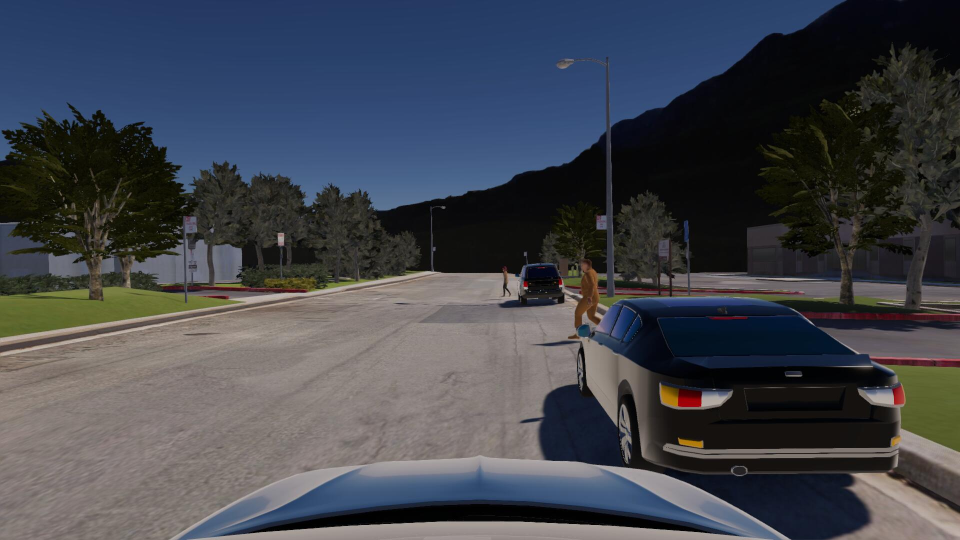
#> input picture Apollo/myTest/image/origin.jpeg, 1920 x 1080 px, found by its file name (shown at 1/2 size)
$ python add_noise_test.py
#> lines starting #> are read from the running program, lines starting #| are printed output that depends on the picture
#> further down, image is the input picture: PIL image 1920x1080 RGB; mean R, G, B 66.1, 69.5, 77.5
### Apollo/myTest/add_noise.py
import occlusion
import numpy as np
import cv2
import copy
from PIL import Image, ImageDraw,ImageOps,ImageEnhance,ImageFilter
import random
from scipy.spatial import Voronoi, voronoi_plot_2d
from io import BytesIO
import math

out_folder = "/apollo/data/image/"

# 将PIL图像转换为NumPy数组
def pil_to_array(img):
    return np.asarray(img)

# 将NumPy数组转换为PIL图像
def array_to_pil(arr):
    return Image.fromarray(np.uint8(arr))

# [16 lines left out: function add_gaussian_noise, not called in this run]

# 可以通过 OpenCV 的高斯模糊函数实现
def add_blur(image, blur_strength=15):
    """对图像应用高斯模糊"""
    return cv2.GaussianBlur(image, (blur_strength, blur_strength), 0)

# 可以在图像的随机区域上添加矩形或其他形状进行遮挡
# [486 lines left out: functions add_occlusion, add_scatter, add_rain_effect, add_snow_effect, apply_overexposure_pil, apply_white_balance_shift and 11 more, not called in this run]


def add_dust_effect(image, num_dust_spots=5, spot_size=(300, 500), brightness_factor=0.85):
    """
    在图像上添加灰尘效果，包括不规则的白色斑点和亮度调整。

    参数:
        image: 原始图片（PIL Image 对象）。
        num_dust_spots: 生成的灰尘斑点数量。
        spot_size: 灰尘斑点的大小范围。
        brightness_factor: 调整非斑点区域的整体亮度，<1 代表变暗。

    返回:
        叠加灰尘效果后的图片。
    """
#> called with num_dust_spots = 5, spot_size = (300, 500), brightness_factor = 0.85
    # 创建一个图层用于绘制灰尘斑点
    dust_layer = Image.new("RGBA", image.size, (0, 0, 0, 0))
#> dust_layer: PIL image 1920x1080 RGBA; every value is 0
    draw = ImageDraw.Draw(dust_layer)

    width, height = image.size
#> width = 1920; height = 1080

    # 生成随机的灰尘斑点
    for _ in range(num_dust_spots):
        # 随机选择灰尘斑点的位置、大小和亮度
        x, y = random.randint(0, width), random.randint(0, height)
        spot_w, spot_h = random.randint(*spot_size), random.randint(*spot_size)
        brightness = random.randint(200, 255)  # 接近白色

        # 绘制椭圆形状的灰尘斑点
        draw.ellipse([x, y, x + spot_w, y + spot_h], fill=(brightness, brightness, brightness, random.randint(100, 150)))

    # 对灰尘斑点进行模糊处理
    dust_layer = dust_layer.filter(ImageFilter.GaussianBlur(2))
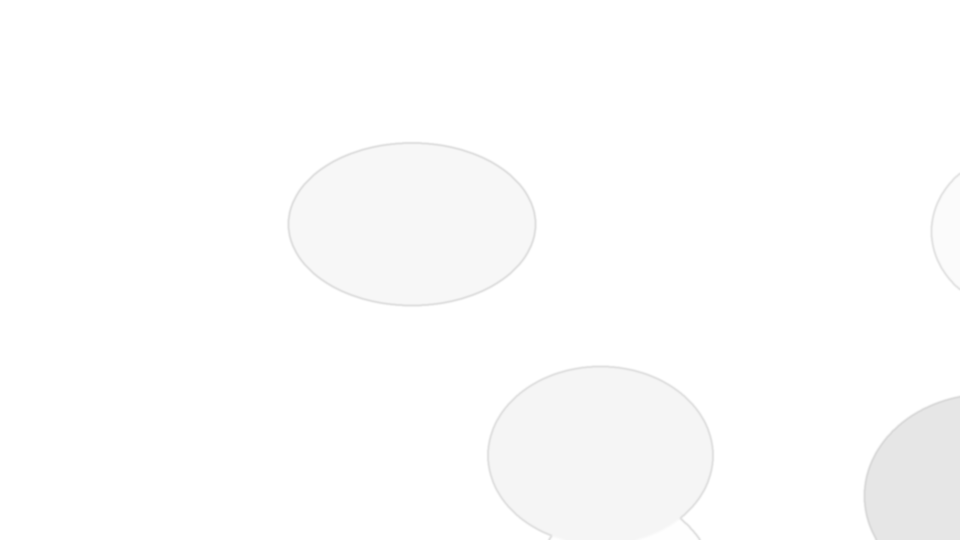
#> dust_layer: PIL image 1920x1080 RGBA (shown at 1/2 size); mean R, G, B, A 34.2, 34.2, 34.2, 16.6; transparent parts drawn white

    # 将灰尘斑点叠加到原始图片上
    image_with_dust = Image.alpha_composite(image.convert("RGBA"), dust_layer)
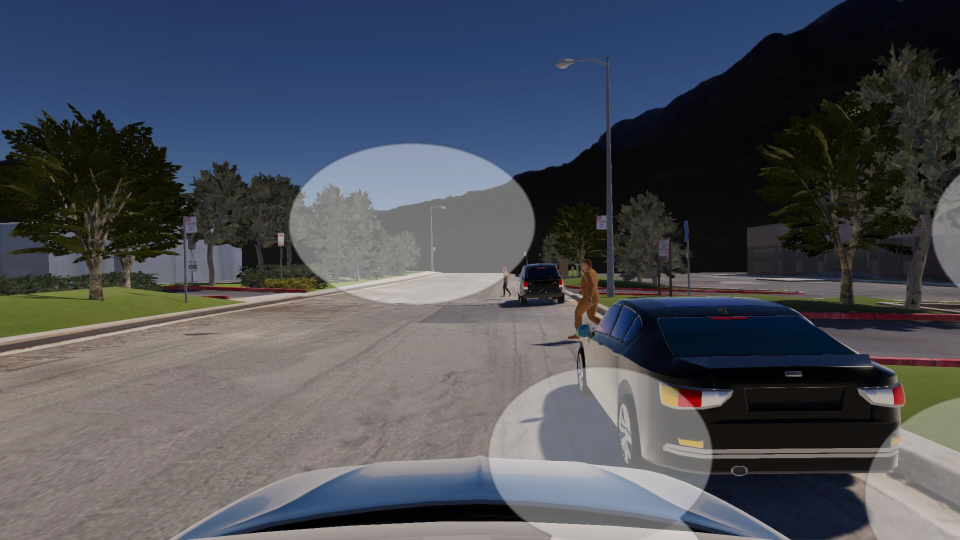
#> image_with_dust: PIL image 1920x1080 RGBA (shown at 1/2 size); mean R, G, B, A 76.3, 79.6, 87.3, 255

    # 对整体图片进行亮度调整（除了灰尘区域）
    enhancer = ImageEnhance.Brightness(image_with_dust)
    image_with_dust = enhancer.enhance(brightness_factor)
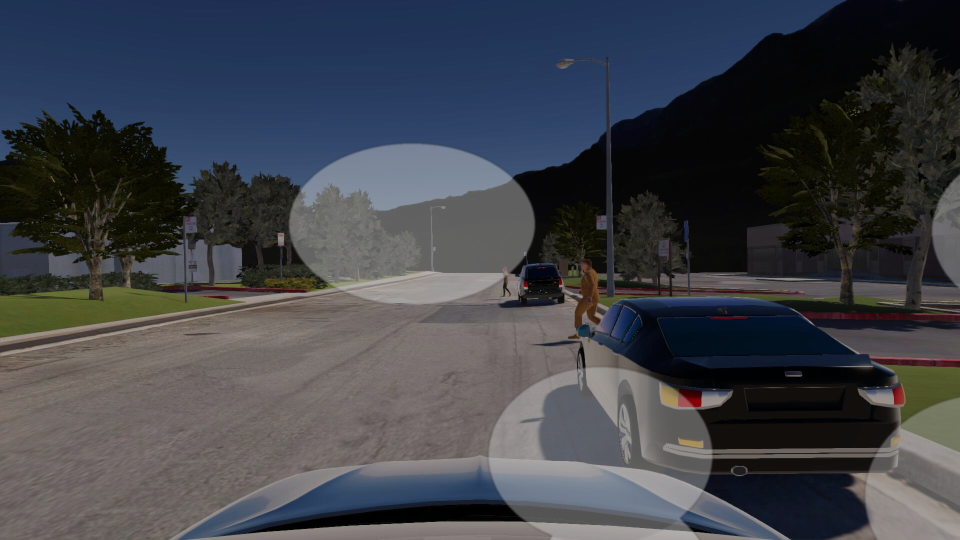
#> image_with_dust: PIL image 1920x1080 RGBA (shown at 1/2 size); mean R, G, B, A 64.4, 67.2, 73.7, 255

    return image_with_dust.convert("RGB")

def process_image_test(image,noisy_type,num=None,light_position=None):
    if noisy_type=="gaussian":
        # 添加高斯噪声
        noisy_image = add_gaussian_noise(image)
        # noisy_image = add_blur(image)
    elif noisy_type=="occlusion":
        if num:
            noisy_image = add_occlusion(image,num_occ=num)
        else:
            # 添加矩形或其他形状进行遮挡
            noisy_image = add_occlusion(image)
    elif noisy_type=="scatter":
        # 添加随机的白色或黑色小点来模拟散点分布
        noisy_image = add_scatter(image)
    elif noisy_type=="ice":
        noisy_image = add_ice(image)
    elif noisy_type=="rain_effect":
        # 添加随机的白色条纹来实现 雨水效果
        noisy_image= add_rain_effect(image)
    elif noisy_type=="dust_effect":
        noisy_image = add_dust_effect(image)
    elif noisy_type=="snow_effect":# 随机生成半透明的斑点来实现 雪花效果
        if light_position:
            img_array = np.asarray(image)
            height, width, _ = img_array.shape
            light_position = [np.random.randint(0,width ),np.random.randint(0, height)]
            noisy_image = add_snow_effect(image,light_position=light_position)
        else:
            noisy_image = add_snow_effect(image)
    elif noisy_type=="overexposure":
        img_array = np.asarray(image)
        height, width, _ = img_array.shape
        light_position = [np.random.randint(0,width ),np.random.randint(0, height)]
        noisy_image = apply_overexposure_pil(image,light_position)
    elif noisy_type=="white_balance":
        noisy_image = apply_white_balance_shift(image)
    elif noisy_type=="cracks":
        img_array = np.asarray(image)
        height, width, _ = img_array.shape
        light_position = [np.random.randint(0,width ),np.random.randint(0, height)]
        if num:
            noisy_image = add_cracks(image,light_position,num_cracks = num)
        else:
            noisy_image = add_cracks(image,light_position)
    elif noisy_type=="large_cracks":
        noisy_image = add_cracks_to_pil_image(image)
    elif noisy_type=="radiating_cracks":
        noisy_image = simulate_custom_zigzag_cracks(image)
    else :
        print("noisy_type not find!!!")
        return image

    return noisy_image


# [94 lines left out: functions process_image, save_image, not called in this run]

### Apollo/myTest/test/add_noise_test.py
import sys
# 将上级目录添加到 sys.path
sys.path.append("/apollo/modules/myTest")

import occlusion
import add_noise

import numpy as np
from PIL import Image, ImageDraw
import random
import sys
import os


if __name__ == "__main__":
    dir_path = '/apollo/modules/myTest/'
    image_path = dir_path+'image/origin.jpeg'

    # 打开图像
    image = Image.open(image_path)

    # [26 lines of commented-out code are left out]

    image_snow_effect = add_noise.process_image_test(image,"dust_effect")
    image_snow_effect.save(dir_path+'image/dust_effect.jpeg')

    # [17 lines of commented-out code are left out]

$ run again, with Apollo/myTest/image/6mm_image_1725952472_4295928.jpeg copied over Apollo/myTest/image/origin.jpeg
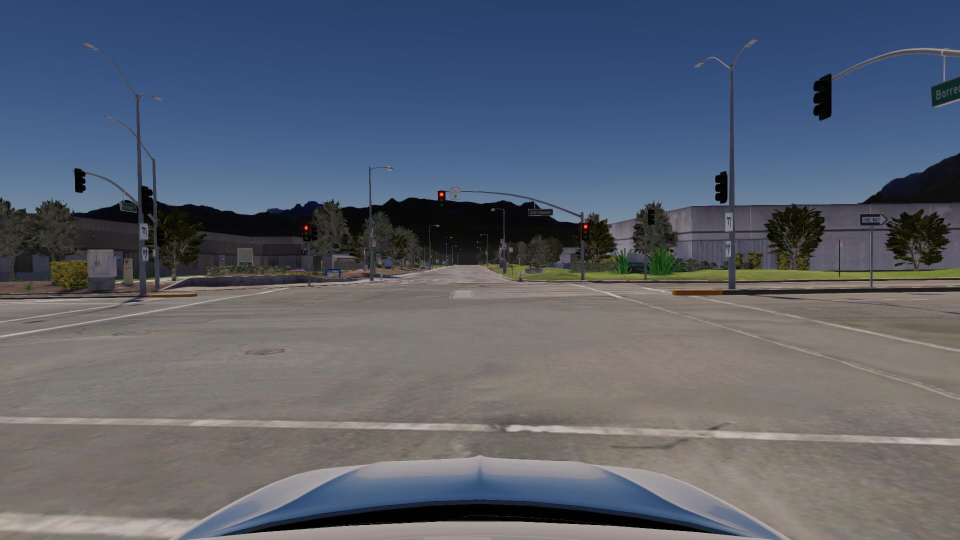
#> input picture Apollo/myTest/image/6mm_image_1725952472_4295928.jpeg, 1920 x 1080 px, found by its file name (shown at 1/2 size)
#> image is the input picture: PIL image 1920x1080 RGB; mean R, G, B 89.6, 96.3, 108.8
#> in add_dust_effect, `image_with_dust = Image.alpha_composite(image.convert("RGBA"), dust_la..`:
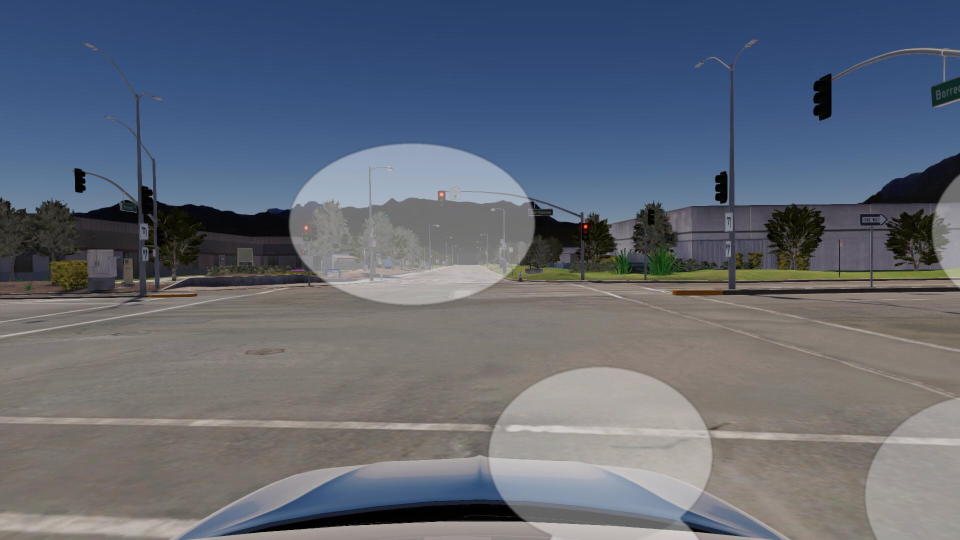
#> image_with_dust: PIL image 1920x1080 RGBA (shown at 1/2 size); mean R, G, B, A 98.4, 105.1, 117.4, 255
#> in add_dust_effect, `image_with_dust = enhancer.enhance(brightness_factor)`:
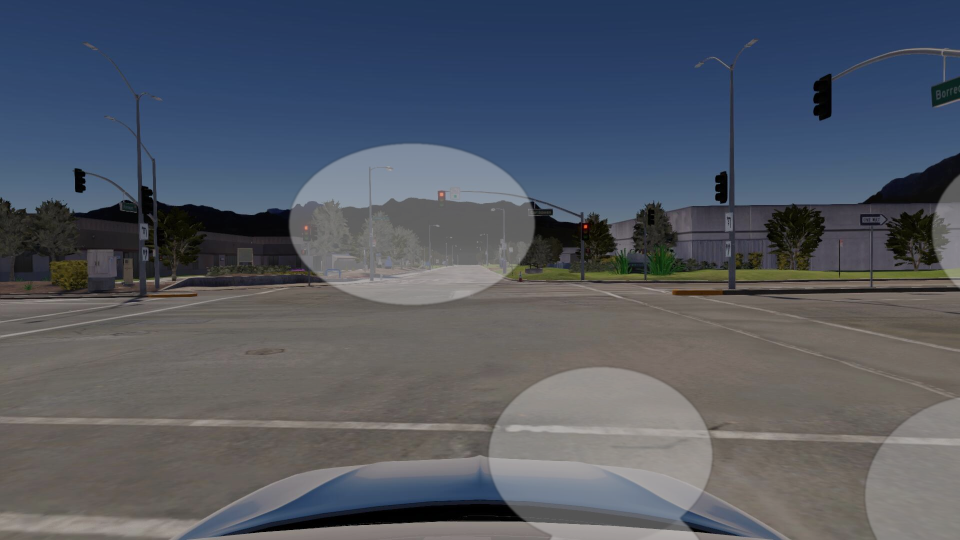
#> image_with_dust: PIL image 1920x1080 RGBA (shown at 1/2 size); mean R, G, B, A 83.2, 88.9, 99.3, 255
